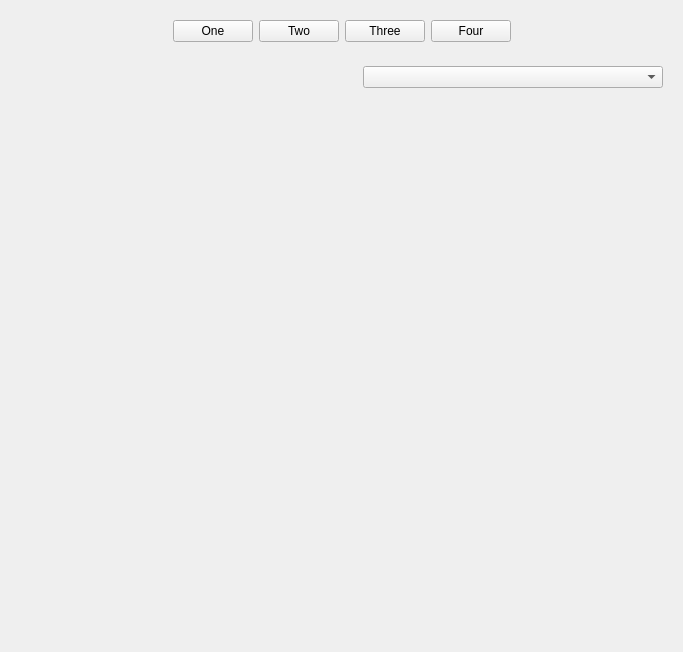
<?xml version="1.0" encoding="UTF-8"?>
<ui version="4.0">
 <class>switchWidgetInner</class>
 <widget class="QWidget" name="switchWidgetInner">
  <property name="geometry">
   <rect>
    <x>0</x>
    <y>0</y>
    <width>683</width>
    <height>652</height>
   </rect>
  </property>
  <property name="windowTitle">
   <string>Form</string>
  </property>
  <layout class="QVBoxLayout" name="verticalLayout">
   <item>
    <widget class="QWidget" name="widget" native="true">
     <property name="minimumSize">
      <size>
       <width>200</width>
       <height>30</height>
      </size>
     </property>
     <layout class="QHBoxLayout" name="horizontalLayout">
      <item>
       <spacer name="horizontalSpacer">
        <property name="orientation">
         <enum>Qt::Horizontal</enum>
        </property>
        <property name="sizeHint" stdset="0">
         <size>
          <width>40</width>
          <height>20</height>
         </size>
        </property>
       </spacer>
      </item>
      <item>
       <widget class="QPushButton" name="pushButton">
        <property name="minimumSize">
         <size>
          <width>50</width>
          <height>20</height>
         </size>
        </property>
        <property name="text">
         <string>One</string>
        </property>
       </widget>
      </item>
      <item>
       <widget class="QPushButton" name="pushButton_2">
        <property name="minimumSize">
         <size>
          <width>50</width>
          <height>20</height>
         </size>
        </property>
        <property name="text">
         <string>Two</string>
        </property>
       </widget>
      </item>
      <item>
       <widget class="QPushButton" name="pushButton_3">
        <property name="minimumSize">
         <size>
          <width>50</width>
          <height>20</height>
         </size>
        </property>
        <property name="text">
         <string>Three</string>
        </property>
       </widget>
      </item>
      <item>
       <widget class="QPushButton" name="pushButton_4">
        <property name="minimumSize">
         <size>
          <width>50</width>
          <height>20</height>
         </size>
        </property>
        <property name="text">
         <string>Four</string>
        </property>
       </widget>
      </item>
      <item>
       <spacer name="horizontalSpacer_2">
        <property name="orientation">
         <enum>Qt::Horizontal</enum>
        </property>
        <property name="sizeHint" stdset="0">
         <size>
          <width>40</width>
          <height>20</height>
         </size>
        </property>
       </spacer>
      </item>
     </layout>
    </widget>
   </item>
   <item>
    <widget class="QWidget" name="widget_2" native="true">
     <layout class="QHBoxLayout" name="horizontalLayout_2">
      <item>
       <spacer name="horizontalSpacer_3">
        <property name="orientation">
         <enum>Qt::Horizontal</enum>
        </property>
        <property name="sizeHint" stdset="0">
         <size>
          <width>338</width>
          <height>20</height>
         </size>
        </property>
       </spacer>
      </item>
      <item>
       <widget class="QComboBox" name="comboBox">
        <property name="minimumSize">
         <size>
          <width>300</width>
          <height>20</height>
         </size>
        </property>
       </widget>
      </item>
     </layout>
    </widget>
   </item>
   <item>
    <widget class="ZsStackedWidget" name="stackedWidget">
     <property name="minimumSize">
      <size>
       <width>0</width>
       <height>320</height>
      </size>
     </property>
     <property name="lineWidth">
      <number>5</number>
     </property>
     <property name="currentIndex">
      <number>0</number>
     </property>
     <widget class="QWidget" name="page">
      <property name="toolTip">
       <string>Page_0</string>
      </property>
     </widget>
     <widget class="QWidget" name="page_2">
      <property name="toolTip">
       <string>Page_1</string>
      </property>
     </widget>
     <widget class="QWidget" name="page_3">
      <property name="toolTip">
       <string>Page_2</string>
      </property>
     </widget>
     <widget class="QWidget" name="page_4">
      <property name="toolTip">
       <string>Page_3</string>
      </property>
     </widget>
    </widget>
   </item>
  </layout>
 </widget>
 <customwidgets>
  <customwidget>
   <class>ZsStackedWidget</class>
   <extends>QStackedWidget</extends>
   <header>zsstackedwidget.h</header>
   <container>1</container>
  </customwidget>
 </customwidgets>
 <resources/>
 <connections/>
</ui>
